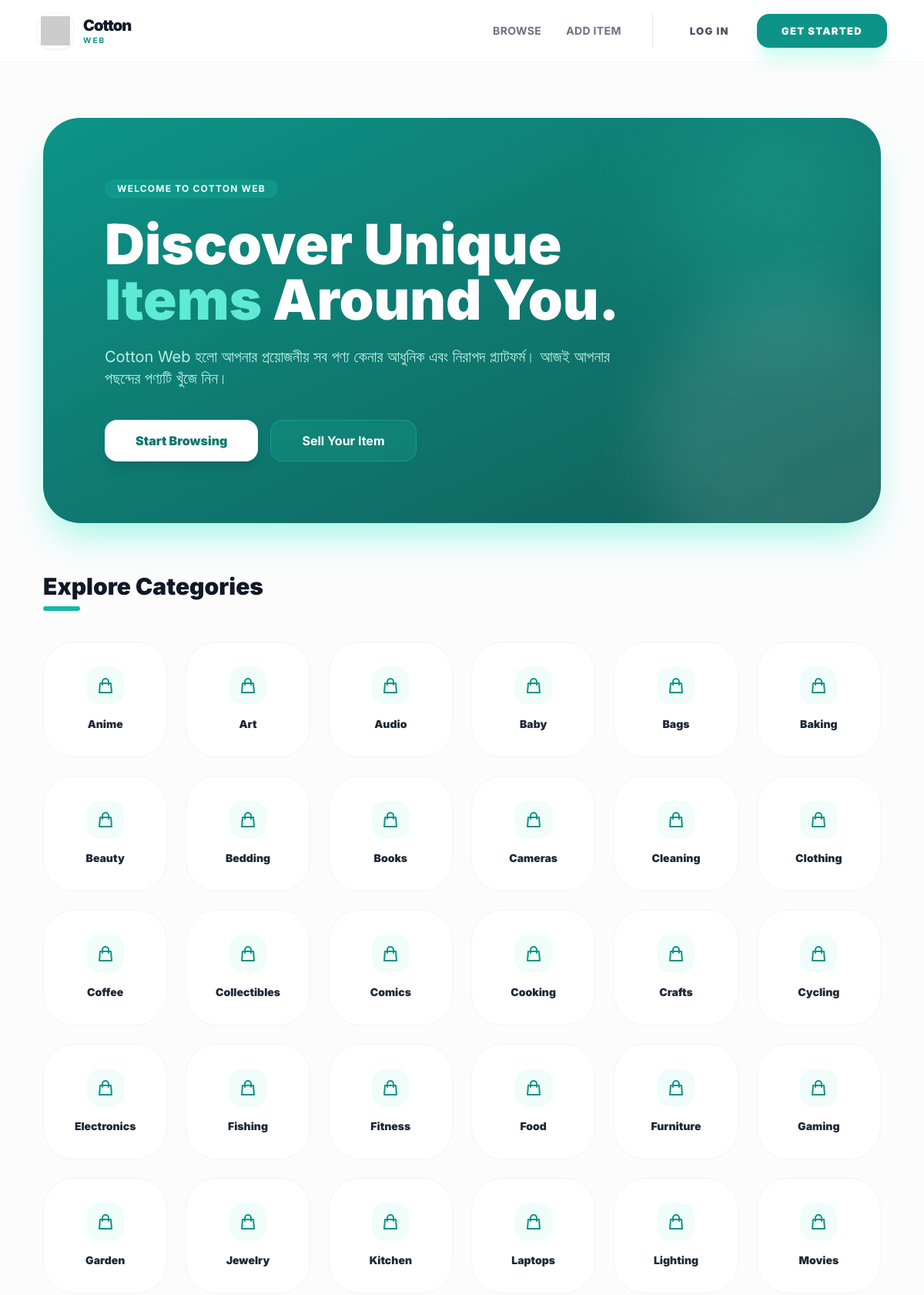
The page / (upper part) on the database its author committed.
### item/models.py (models this page shows, shortened)
class Category(models.Model):
    name = models.CharField(max_length=200)
    class Meta:
        ordering = ('name',)
        verbose_name_plural = 'Categories'

### core/views.py (the view)
# urls.py: path('', views.index, name='index'),
def index(request):
    items = Item.objects.filter(is_sold=False)[0:6]
    categories = Category.objects.all()
    return render(request, 'core/index.html', {
        'categories': categories,
        'items': items,
    })

### core/templates/core/index.html (shortened to what this page needs)
{% extends 'core/base.html' %}
{% block content %}
<div class="max-w-7xl mx-auto px-4 sm:px-6 lg:px-8 py-6">
    <div class="relative bg-gradient-to-br from-teal-600 to-teal-800 rounded-[3rem] p-10 md:p-20 mb-16 overflow-hidden shadow-2xl shadow-teal-200">
        <div class="relative z-10 max-w-2xl">
            <span class="inline-block px-4 py-1 bg-teal-500/30 backdrop-blur-md text-teal-50 text-xs font-bold rounded-full mb-6 uppercase tracking-widest">
                Welcome to Cotton Web
            </span>
            <h1 class="text-5xl md:text-7xl font-black text-white leading-tight mb-6">
                Discover Unique <span class="text-teal-300">Items</span> Around You.
            </h1>
            <p class="text-teal-100 text-lg md:text-xl mb-10 leading-relaxed opacity-90">
                Cotton Web হলো আপনার প্রয়োজনীয় সব পণ্য কেনার আধুনিক এবং নিরাপদ প্ল্যাটফর্ম। আজই আপনার পছন্দের পণ্যটি খুঁজে নিন।
            </p>
            <div class="flex flex-col sm:flex-row gap-4">
                <a href="{% url 'item:items' %}" class="inline-flex items-center justify-center px-10 py-4 bg-white text-teal-700 font-black rounded-2xl hover:bg-teal-50 transition-all transform hover:scale-105 shadow-lg">
                    Start Browsing
                </a>
                <a href="{% url 'item:new' %}" class="inline-flex items-center justify-center px-10 py-4 bg-teal-500/20 border border-teal-400/30 text-white font-bold rounded-2xl hover:bg-teal-500/40 transition-all backdrop-blur-sm">
                    Sell Your Item
                </a>
            </div>
        </div>
        <div class="absolute -right-10 -top-10 w-80 h-80 bg-teal-400 rounded-full opacity-20 blur-3xl animate-pulse"></div>
        <div class="absolute -right-20 -bottom-20 w-96 h-96 bg-white rounded-full opacity-10 blur-2xl"></div>
    </div>
    <div class="mb-20">
        <div class="flex items-center justify-between mb-10">
            <div>
                <h2 class="text-3xl font-black text-gray-900">Explore Categories</h2>
                <div class="h-1.5 w-12 bg-teal-500 rounded-full mt-2"></div>
            </div>
        </div>
        <div class="grid grid-cols-2 md:grid-cols-4 lg:grid-cols-6 gap-6">
            {% for category in categories %}
                <a href="{% url 'item:items' %}?category={{ category.id }}"
                   class="group bg-white p-8 rounded-[2.5rem] border border-gray-100 text-center hover:border-teal-500 hover:shadow-xl hover:shadow-teal-100 transition-all duration-300">
                    <div class="w-12 h-12 bg-teal-50 rounded-2xl mx-auto mb-4 flex items-center justify-center group-hover:bg-teal-500 transition-colors">
                        <svg xmlns="http://www.w3.org/2000/svg" class="h-6 w-6 text-teal-600 group-hover:text-white" fill="none" viewBox="0 0 24 24" stroke="currentColor">
                            <path stroke-linecap="round" stroke-linejoin="round" stroke-width="2" d="M16 11V7a4 4 0 00-8 0v4M5 9h14l1 12H4L5 9z" />
                        </svg>
                    </div>
                    <span class="block text-sm font-black text-gray-800 group-hover:text-teal-600">{{ category.name }}</span>
                </a>
            {% endfor %}
        </div>
    </div>
</div>
{% endblock %}

### core/templates/core/base.html (shortened to what this page needs)
{% load static %}
<!DOCTYPE html>
<html lang="en">
<head>
    <script src="https://cdn.tailwindcss.com"></script>
</head>
<body class="bg-[#fcfcfc] flex flex-col min-h-screen text-gray-900 leading-tight">
    <nav class="sticky top-0 z-50 glass-nav border-b border-gray-100/80 py-4 px-6 md:px-12">
        <div class="max-w-7xl mx-auto flex justify-between items-center">
            <a href="/" class="group flex items-center gap-3">
                <div class="logo-container relative w-12 h-12 flex items-center justify-center overflow-hidden rounded-2xl bg-white border border-gray-100 shadow-sm group-hover:border-teal-200">
                    <img src="{% static 'images/logo.jpg' %}"
                         alt="Cotton Web Logo"
                         class="w-full h-full object-contain p-1"
                         onerror="this.onerror=null; this.src='https://ui-avatars.com/api/?name=CW&background=0d9488&color=fff&bold=true'">
                </div>
                <div class="flex flex-col">
                    <span class="text-xl font-black tracking-tighter text-gray-900 leading-none group-hover:text-teal-600 transition-colors">Cotton</span>
                    <span class="text-[10px] font-bold text-teal-600 uppercase tracking-[0.2em] leading-none mt-1">Web</span>
                </div>
            </a>
            <div class="hidden md:flex items-center gap-10">
                <div class="flex items-center gap-8">
                    <a href="{% url 'item:items' %}" class="nav-link text-[14px] font-bold text-gray-500 hover:text-teal-600 uppercase tracking-wide">Browse</a>
                    <a href="{% url 'item:new' %}" class="nav-link text-[14px] font-bold text-gray-500 hover:text-teal-600 uppercase tracking-wide">Add Item</a>
                </div>
                <div class="flex items-center gap-5 pl-8 border-l border-gray-200">
                    {% if request.user.is_authenticated %}
                        <a href="{% url 'conversation:inbox' %}" class="group relative p-2.5 bg-gray-50 hover:bg-teal-50 rounded-2xl transition-all" title="Messages">
                            <svg xmlns="http://www.w3.org/2000/svg" class="h-6 w-6 text-gray-500 group-hover:text-teal-600" fill="none" viewBox="0 0 24 24" stroke="currentColor">
                                <path stroke-linecap="round" stroke-linejoin="round" stroke-width="1.8" d="M8 10h.01M12 10h.01M16 10h.01M21 12c0 4.418-4.03 8-9 8a9.863 9.863 0 01-4.255-.949L3 20l1.395-3.72C3.512 15.042 3 13.574 3 12c0-4.418 4.03-8 9-8s9 3.582 9 8z" />
                            </svg>
                            <span class="absolute top-2 right-2 w-2.5 h-2.5 bg-red-500 border-2 border-white rounded-full animate-pulse"></span>
                        </a>
                        <a href="{% url 'dashboard:index' %}" class="flex items-center gap-2 px-6 py-3 bg-gray-900 text-white text-[13px] font-black uppercase tracking-widest rounded-2xl hover:bg-teal-600 transition-all shadow-lg active:scale-95">
                            Dashboard
                        </a>
                        <div class="flex gap-1.5 bg-gray-100 p-1.5 rounded-2xl border border-gray-200">
                            <a href="{% url 'core:changePass' %}" title="Change Password" class="p-2 text-gray-500 hover:bg-white hover:text-teal-600 rounded-xl transition-all shadow-sm">
                                <svg xmlns="http://www.w3.org/2000/svg" class="h-5 w-5" fill="none" viewBox="0 0 24 24" stroke="currentColor">
                                    <path stroke-linecap="round" stroke-linejoin="round" stroke-width="2" d="M10.325 4.317c.426-1.756 2.924-1.756 3.35 0a1.724 1.724 0 002.573 1.066c1.543-.94 3.31.826 2.37 2.37a1.724 1.724 0 001.065 2.572c1.756.426 1.756 2.924 0 3.35a1.724 1.724 0 00-1.066 2.573c.94 1.543-.826 3.31-2.37 2.37a1.724 1.724 0 00-2.572 1.065c-.426 1.756-2.924 1.756-3.35 0a1.724 1.724 0 00-2.573-1.066c-1.543.94-3.31-.826-2.37-2.37a1.724 1.724 0 00-1.065-2.572c-1.756-.426-1.756-2.924 0-3.35a1.724 1.724 0 001.066-2.573c-.94-1.543.826-3.31 2.37-2.37a1.724 1.724 0 002.572-1.065z" />
                                    <path stroke-linecap="round" stroke-linejoin="round" stroke-width="2" d="M15 12a3 3 0 11-6 0 3 3 0 016 0z" />
                                </svg>
                            </a>
                            <a href="{% url 'core:logout' %}" title="Logout" class="p-2 text-red-500 hover:bg-white rounded-xl transition-all shadow-sm">
                                <svg xmlns="http://www.w3.org/2000/svg" class="h-5 w-5" fill="none" viewBox="0 0 24 24" stroke="currentColor">
                                    <path stroke-linecap="round" stroke-linejoin="round" stroke-width="2" d="M17 16l4-4m0 0l-4-4m4 4H7m6 4v1a3 3 0 01-3 3H6a3 3 0 01-3-3V7a3 3 0 013-3h4a3 3 0 013 3v1" />
                                </svg>
                            </a>
                        </div>
                    {% else %}
                        <a href="{% url 'core:login' %}" class="text-[13px] font-black uppercase tracking-widest text-gray-600 hover:text-teal-600 px-4 transition-colors">Log In</a>
                        <a href="{% url 'core:signup' %}" class="px-8 py-3.5 text-[13px] font-black uppercase tracking-widest bg-teal-600 text-white rounded-2xl hover:bg-teal-700 shadow-xl shadow-teal-100 transition-all active:scale-95">Get Started</a>
                    {% endif %}
                </div>
            </div>
        </div>
    </nav>
    <main class="flex-grow">
        <div class="max-w-7xl mx-auto px-6 py-8 md:py-12">
            {% block content %}
            {% endblock %}
        </div>
    </main>
</body>
</html>

### core/templates/core/base.html (style rules this page uses)
body { font-family: 'Inter', sans-serif; scroll-behavior: smooth; }
.nav-link { position: relative; transition: all 0.3s ease; }
.nav-link::after { content: ''; position: absolute; width: 0; height: 2px; bottom: -2px; left: 0; background-color: #0d9488; transition: width 0.3s ease; }
.glass-nav { background: rgba(255, 255, 255, 0.85); backdrop-filter: blur(15px); -webkit-backdrop-filter: blur(15px); }
.logo-container img { transition: transform 0.5s cubic-bezier(0.4, 0, 0.2, 1); }
a, button { transition: all 0.3s cubic-bezier(0.4, 0, 0.2, 1); }

### core/templates/core/index.html (style rules this page uses)
html { scroll-behavior: smooth; }
img { content-visibility: auto; }

### rows shown on the page
Category: name "Anime"
Category: name "Art"
Category: name "Audio"
Category: name "Baby"
Category: name "Bags"
Category: name "Baking"
Category: name "Beauty"
Category: name "Bedding"
Category: name "Books"
Category: name "Cameras"
Category: name "Cleaning"
Category: name "Clothing"
Category: name "Coffee"
Category: name "Collectibles"
Category: name "Comics"
Category: name "Cooking"
Category: name "Crafts"
Category: name "Cycling"
Category: name "Electronics"
Category: name "Fishing"
Category: name "Fitness"
Category: name "Food"
Category: name "Furniture"
Category: name "Gaming"
Category: name "Garden"
Category: name "Jewelry"
Category: name "Kitchen"
Category: name "Laptops"
Category: name "Lighting"
Category: name "Movies"
